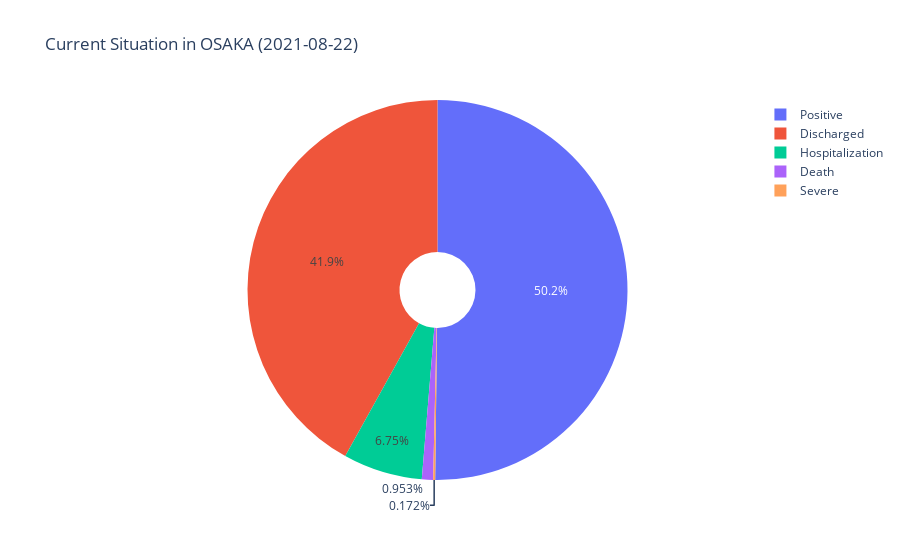

The notebook cell saved with this chart:
### Code cell
# Compare  percenatge of positive, hospitalization, serve, discharged, death people

fig=px.pie (
    df_latest,
    names= df_latest.columns.to_list(),
    hole=0.2,
    values = np.array(df_latest)[0],
    title ='Current Situation in OSAKA (2021-08-22)'
)

fig.show()

### Figure 1 — Plotly figure (JSON) as saved in the notebook; plotly's stock layout.template omitted (floating-point values rounded to 4 significant figures)
{"data": [{"domain": {"x": [0, 1], "y": [0, 1]}, "hole": 0.2, "hovertemplate": "label=%{label}<br>value=%{value}<extra></extra>", "labels": ["Positive", "Discharged", "Death", "Hospitalization", "Severe"], "legendgroup": "", "name": "", "showlegend": true, "type": "pie", "values": [145148, 121262, 2756, 19512, 496]}], "layout": {"legend": {"tracegroupgap": 0}, "title": {"text": "Current Situation in OSAKA (2021-08-22)"}}}
